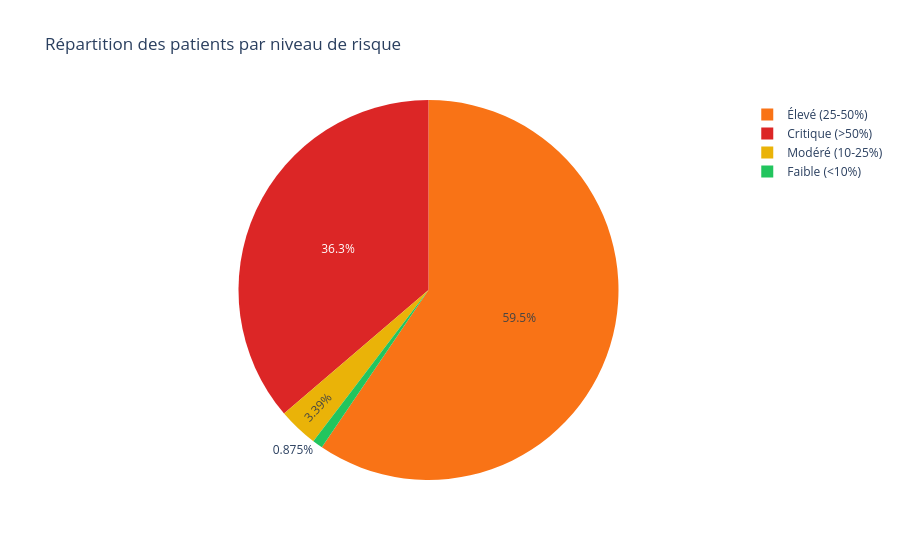

The notebook cell this image was saved under:
### Markdown cell above
## 8. Segmentation des patients par niveau de risque

### Code cell
# Catégoriser les patients en 4 niveaux de risque selon leur probabilité
df_results['niveau_risque'] = pd.cut(
    df_results['probabilite'],
    bins=[0, 0.10, 0.25, 0.50, 1.0],
    labels=['Faible (<10%)', 'Modéré (10-25%)', 'Élevé (25-50%)', 'Critique (>50%)']
)

# Statistiques par segment
segment_stats = df_results.groupby('niveau_risque', observed=False).agg(
    nb_patients    = ('probabilite', 'count'),
    taux_reel_pct  = ('readmitted_reel', lambda x: f'{x.mean()*100:.1f}%'),
    proba_moy_pct  = ('probabilite', lambda x: f'{x.mean()*100:.1f}%'),
).reset_index()
display(segment_stats)

# Recommandations cliniques par niveau
reco = {
    'Faible (<10%)':    'Suivi standard — consultation à J+30 chez le médecin traitant',
    'Modéré (10-25%)':  'Vigilance — consultation recommandée à J+14',
    'Élevé (25-50%)':   'Surveillance renforcée — contact téléphonique à J+7 et J+15',
    'Critique (>50%)':  'Intervention prioritaire — coordination médecin avant la sortie, contact à J+3',
}
print('\nRecommandations cliniques par niveau de risque :')
for niveau, rec in reco.items(): print(f'  {niveau:22s} → {rec}')

# Visualisation interactive
fig = px.pie(
    df_results, names='niveau_risque',
    title='Répartition des patients par niveau de risque',
    color='niveau_risque',
    color_discrete_map={
        'Faible (<10%)':   '#22c55e',
        'Modéré (10-25%)': '#eab308',
        'Élevé (25-50%)':  '#f97316',
        'Critique (>50%)': '#dc2626'
    }
)
fig.show()

### Figure 1 — Plotly figure (JSON) as saved in the notebook; plotly's stock layout.template omitted (floating-point values rounded to 4 significant figures; data arrays with more than 128 entries replaced by an {"elided": "..."} marker saying what was removed)
{"data": [{"customdata": {"elided": "20354x1 str values"}, "domain": {"x": [0, 1], "y": [0, 1]}, "hovertemplate": "niveau_risque=%{customdata[0]}<extra></extra>", "labels": {"elided": "20354 str values"}, "legendgroup": "", "marker": {"colors": {"elided": "20354 str values"}}, "name": "", "showlegend": true, "type": "pie"}], "layout": {"legend": {"tracegroupgap": 0}, "title": {"text": "Répartition des patients par niveau de risque"}}}
